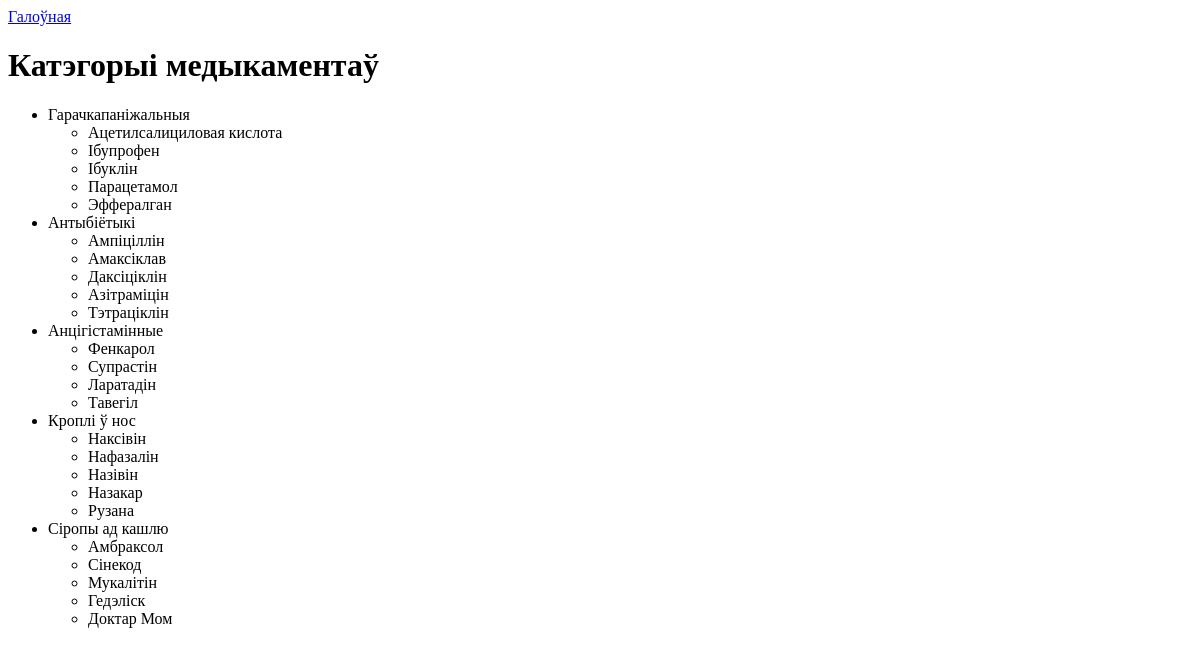
Before: /catigories/ with the older database file.
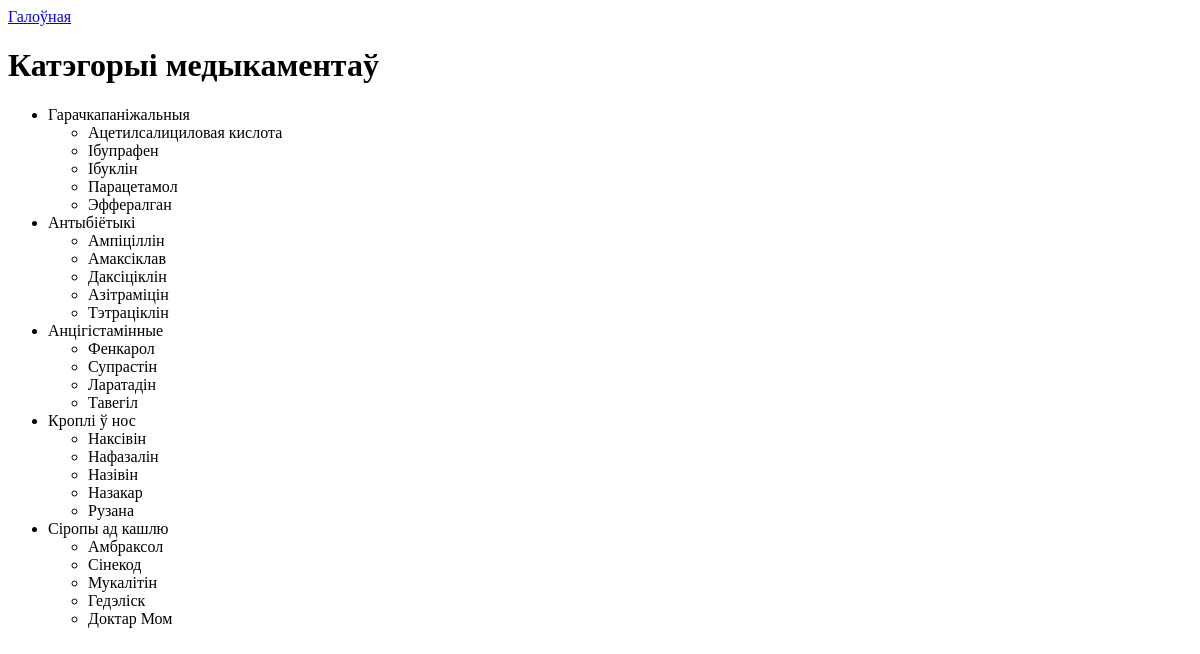
After: the same page with the newer database file.
### pharmacy/models.py (models this page shows, shortened)
class Medicines(models.Model):
    name = models.CharField(max_length=255)
    code = models.CharField(max_length=9)
    instructions = models.TextField()
    description = models.TextField()
    cost = models.PositiveIntegerField(default=1)
    photo = models.ImageField(upload_to='images/')
    categories = models.ForeignKey(Categories, related_name="medicines", on_delete=models.CASCADE)
    suppliers = models.ForeignKey(Supplier, related_name="suppliers", on_delete=models.CASCADE)

### pharmacy/views.py (the view)
# urls.py: path('catigories/', views.CatigoriesListView.as_view(), name='catigories'),
class CatigoriesListView(View):
    model = Categories
    def get(self, request, *args, **kwargs):
        type_med = Categories.objects.all()
        return render(request, "medicine_categories.html", {'categories': type_med})

### pharmacy/templates/medicine_categories.html (shortened to what this page needs)
<!DOCTYPE html>
<html lang="en">
<head>
</head>
<body>
    <a href="{% url 'home' %}">Галоўная</a>
    <h1>Катэгорыі медыкаментаў</h1>
    <ul>
        {% for category in categories %}
        <li>{{ category.name }}</li>
        <ul>
            {% for medicine in category.medicines.all %}
            <li>{{ medicine.name }}</li>
            {% endfor %}
        </ul>
        {% endfor %}
    </ul>
</body>
</html>

Changed rows visible on the page:
changed Medicines: name "Ібупрофен" → "Ібупрафен"
